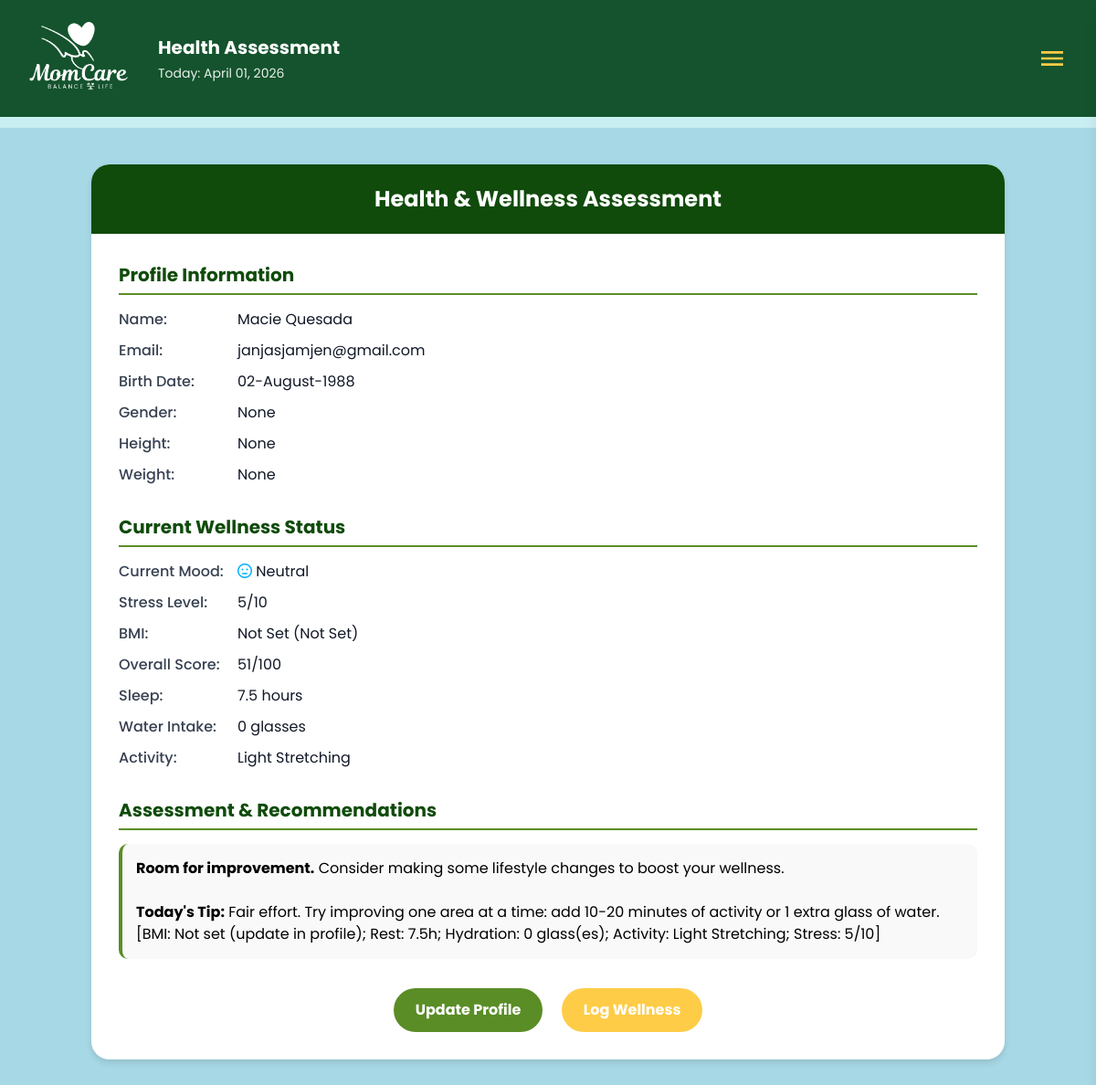
Page /assessment (signed in) on the earlier database version.
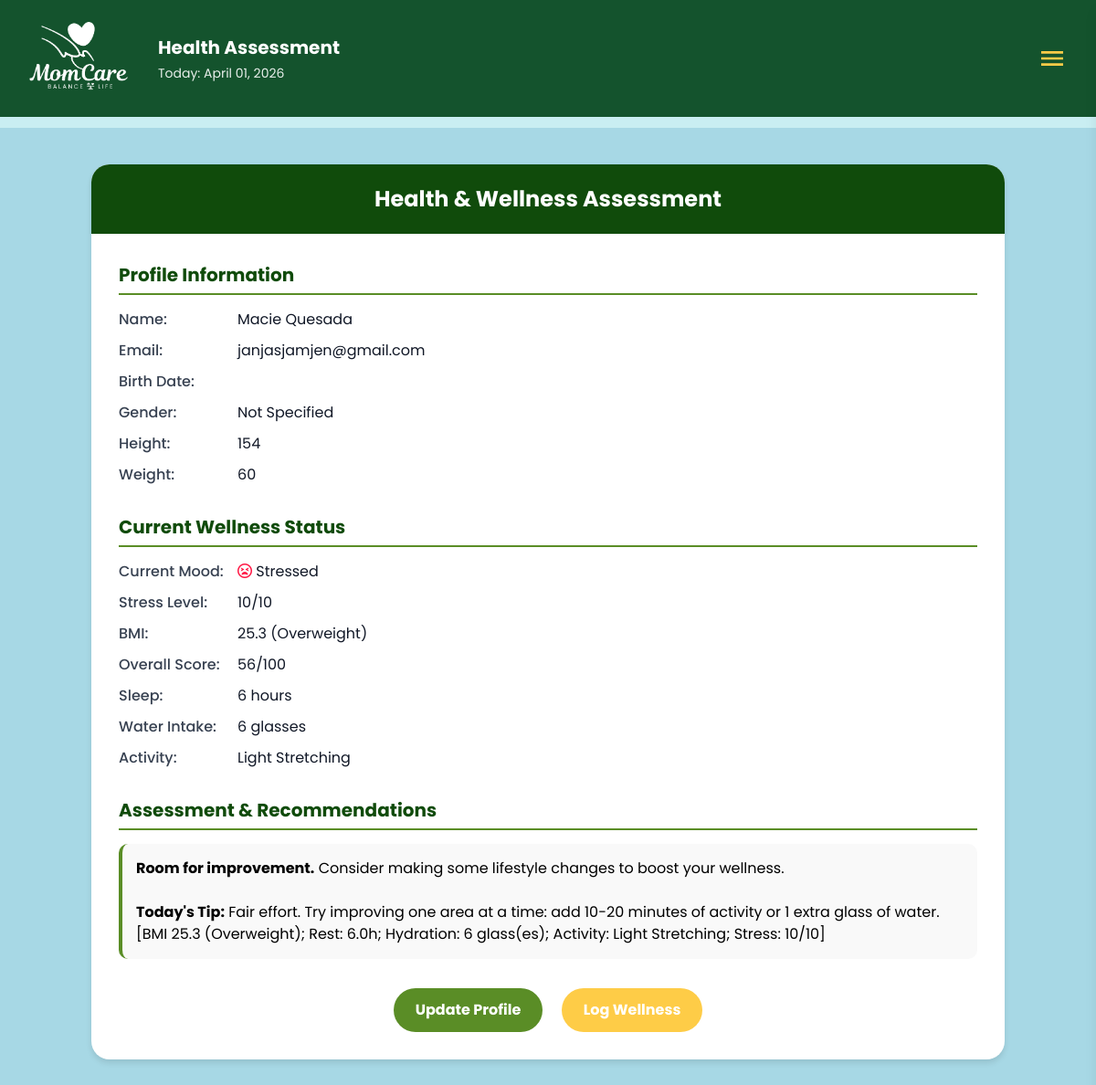
Same page on the later database version.
### tables this page shows
CREATE TABLE users (
            id INTEGER PRIMARY KEY AUTOINCREMENT,
            first TEXT NOT NULL,
            last TEXT NOT NULL,
            email TEXT NOT NULL UNIQUE,
            birthdate TEXT,
            password_hash TEXT NOT NULL,
            security_question TEXT,
            security_answer TEXT,
            gender TEXT,
            height TEXT,
            weight TEXT,
            profile_picture TEXT
        );

### app.py (the view)
@app.route('/assessment')
def assessment():
    user_email = session.get('user_email')
    if not user_email:
        flash('Please sign in to view your assessment.')
        return redirect(url_for('index'))
    conn = get_db()
    cur = conn.cursor()
    cur.execute('SELECT * FROM users WHERE email = ?', (user_email,))
    user_row = cur.fetchone()
    conn.close()
    if not user_row:
        flash('User not found.')
        return redirect(url_for('dashboard'))
    user = dict(user_row)
    user['first_name'] = user['first']
    user['last_name'] = user['last']
    user['birthdate_display'] = user['birthdate']
    user['gender'] = user.get('gender', 'Not Specified')
    user['height_display'] = user.get('height', 'Not Set')
    user['weight_display'] = user.get('weight', 'Not Set')
    mood_data = get_mood_wellness_data(user_email)
    first = session.get('user_first')
    today = datetime.now().strftime('%B %d, %Y')
    return render_template('assessment.html', user=user, mood_data=mood_data, first=first, today=today)

### app.py (called while the page is built)
def get_db() -> Connection:
    conn = sqlite3.connect(DB_PATH, timeout=30)
    conn.row_factory = sqlite3.Row
    try:
        conn.execute('PRAGMA journal_mode=WAL;')
        conn.execute('PRAGMA synchronous=NORMAL;')
        conn.execute('PRAGMA foreign_keys=ON;')
    except Exception:
        pass
    return conn

### templates/assessment.html (shortened to what this page needs)
<!DOCTYPE html>
<html lang="en">
<head>
    <script src="https://cdn.tailwindcss.com"></script>
    <link rel="stylesheet" href="https://cdnjs.cloudflare.com/ajax/libs/font-awesome/6.0.0-beta3/css/all.min.css">
</head>
<body class="bg-[#a7d8e5] font-['Poppins']">
    {% include 'navbar.html' %}
    <main class="max-w-[1300px] mx-auto p-6 md:p-10">
        <div class="assessment-container mx-auto">
            <div class="assessment-header">Health & Wellness Assessment</div>
            <div class="assessment-content">
                <div class="section">
                    <div class="section-title">Profile Information</div>
                    <div class="detail-row">
                        <label>Name:</label>
                        <div class="value">{{ user.first_name }} {{ user.last_name }}</div>
                    </div>
                    <div class="detail-row">
                        <label>Email:</label>
                        <div class="value">{{ user.email }}</div>
                    </div>
                    <div class="detail-row">
                        <label>Birth Date:</label>
                        <div class="value">{{ user.birthdate_display }}</div>
                    </div>
                    <div class="detail-row">
                        <label>Gender:</label>
                        <div class="value">{{ user.gender }}</div>
                    </div>
                    <div class="detail-row">
                        <label>Height:</label>
                        <div class="value">{{ user.height_display }}</div>
                    </div>
                    <div class="detail-row">
                        <label>Weight:</label>
                        <div class="value">{{ user.weight_display }}</div>
                    </div>
                </div>
                <div class="section">
                    <div class="section-title">Current Wellness Status</div>
                    <div class="detail-row">
                        <label>Current Mood:</label>
                        <div class="value">
                            {% if mood_data.mood == 'Happy' %}
                            <i class="far fa-smile text-[#00e676]" title="Happy"></i> Happy
                            {% elif mood_data.mood == 'Neutral' %}
                            <i class="far fa-meh text-[#00b0ff]" title="Neutral"></i> Neutral
                            {% elif mood_data.mood == 'Tired' %}
                            <i class="far fa-frown text-[#ffc400]" title="Tired"></i> Tired
                            {% elif mood_data.mood == 'Stressed' %}
                            <i class="far fa-tired text-[#ff1744]" title="Stressed"></i> Stressed
                            {% else %}
                            <i class="far fa-meh text-[#00b0ff]" title="Neutral"></i> Not Logged
                            {% endif %}
                        </div>
                    </div>
                    <div class="detail-row">
                        <label>Stress Level:</label>
                        <div class="value">{{ mood_data.stress if mood_data else '5' }}/10</div>
                    </div>
                    <div class="detail-row">
                        <label>BMI:</label>
                        <div class="value">{{ mood_data.bmi if mood_data and mood_data.bmi else 'Not Set' }} ({{ mood_data.bmi_category if mood_data and mood_data.bmi_category else 'Not Set' }})</div>
                    </div>
                    <div class="detail-row">
                        <label>Overall Score:</label>
                        <div class="value {% if mood_data and mood_data.overall_wellness_score >= 80 %}score-high{% elif mood_data and mood_data.overall_wellness_score >= 60 %}score-medium{% else %}score-low{% endif %}">
                            {{ mood_data.overall_wellness_score if mood_data and mood_data.overall_wellness_score else 'N/A' }}/100
                        </div>
                    </div>
                    <div class="detail-row">
                        <label>Sleep:</label>
                        <div class="value">{{ mood_data.sleep if mood_data else 'Not logged' }} hours</div>
                    </div>
                    <div class="detail-row">
                        <label>Water Intake:</label>
                        <div class="value">{{ mood_data.water if mood_data else 'Not logged' }} glasses</div>
                    </div>
                    <div class="detail-row">
                        <label>Activity:</label>
                        <div class="value">{{ mood_data.activity if mood_data and mood_data.activity else 'Not logged' }}</div>
                    </div>
                </div>
                <div class="section">
                    <div class="section-title">Assessment & Recommendations</div>
                    <div class="assessment-text">
                        {% if mood_data and mood_data.overall_wellness_score %}
                            {% if mood_data.overall_wellness_score >= 80 %}
                                <strong>Excellent!</strong> You're doing great with your wellness. Keep up the good habits!
                            {% elif mood_data.overall_wellness_score >= 60 %}
                                <strong>Good progress!</strong> You're on the right track. Focus on areas that need improvement.
                            {% else %}
                                <strong>Room for improvement.</strong> Consider making some lifestyle changes to boost your wellness.
                            {% endif %}
                        {% else %}
                            <strong>Start tracking!</strong> Begin logging your mood and wellness metrics to get personalized insights.
                        {% endif %}
                        <br><br>
                        <strong>Today's Tip:</strong> {{ mood_data.wellness_tip if mood_data else 'Take a moment to breathe and assess your day.' }}
                    </div>
                </div>
                <div class="text-center mt-8">
                    <a href="{{ url_for('edit_profile', user_id=user['id']) }}" class="no-underline mr-4">
                        <button class="px-6 py-3 bg-[#5a8d26] text-white rounded-full hover:opacity-90 transition-opacity font-bold border-none cursor-pointer">
                            Update Profile
                        </button>
                    </a>
                    <a href="{{ url_for('mood') }}" class="no-underline">
                        <button class="px-6 py-3 bg-[#fecc47] text-white rounded-full hover:opacity-90 transition-opacity font-bold border-none cursor-pointer">
                            Log Wellness
                        </button>
                    </a>
                </div>
            </div>
        </div>
    </main>
</body>
</html>

### templates/navbar.html (shortened to what this page needs)
<header class="bg-green-900 text-white">
  <div class="max-w-7xl m-auto px-6 py-6">
    <div class="flex items-center justify-between relative">
      {% if request.endpoint == 'profile' %}
      <div class="flex items-center gap-6">
        <img src="{{ url_for('static', filename='images/momcare_logo_white.png') }}" alt="MomCare"
          class="h-20 w-auto" />
        <div>
          <h1 class="text-l lg:text-xl font-bold">My Account</h1>
          <p class="mt-1 text-sm opacity-90">Today: <span id="currentDateDisplay">{{ today or ''
              }}</span></p>
        </div>
      </div>
      {% elif request.endpoint == 'assessment' %}
      <div class="flex items-center gap-6">
        <img src="{{ url_for('static', filename='images/momcare_logo_white.png') }}" alt="MomCare"
          class="h-20 w-auto" />
        <div>
          <h1 class="text-l lg:text-xl font-bold">Health Assessment</h1>
          <p class="mt-1 text-sm opacity-90">Today: <span id="currentDateDisplay">{{ today or ''
              }}</span></p>
        </div>
      </div>
      {% endif %}
      <div class="flex items-center gap-2 md:gap-4">
        <button id="menu-toggle" class="p-3 md:p-2 rounded-md focus:outline-none" aria-label="Open menu"
          aria-expanded="false" aria-controls="menu-list">
          <svg class="h-8 w-8 text-[#ffcc48]" xmlns="http://www.w3.org/2000/svg" fill="currentColor"
            viewBox="0 0 24 24">
            <path d="M3 6h18v2H3zM3 11h18v2H3zM3 16h18v2H3z" />
          </svg>
        </button>
      </div>
    </div>
  </div>
</header>
<div class="h-3 bg-[#c9eef2]"></div>

### templates/assessment.html (style rules this page uses)
.assessment-container { width: 100%; max-width: 1000px; background: white; border-radius: 20px; overflow: hidden; box-shadow: 0 4px 6px rgba(0, 0, 0, 0.1); }
.assessment-header { background: #104b0b; color: white; padding: 20px; text-align: center; font-size: 24px; font-weight: bold; }
.assessment-content { padding: 30px; }
.section { margin-bottom: 30px; }
.section-title { font-size: 20px; font-weight: bold; color: #104b0b; margin-bottom: 15px; border-bottom: 2px solid #5a8d26; padding-bottom: 5px; }
.detail-row { margin-bottom: 10px; display: flex; align-items: center; gap: 10px; }
.detail-row label { font-weight: 500; color: #374151; min-width: 120px; }
.detail-row .value { font-weight: 400; color: #111827; }
.assessment-text { background: #f9f9f9; padding: 15px; border-radius: 10px; border-left: 4px solid #5a8d26; margin-top: 15px; }
.score-low { color: #ff1744; }

Differences in the rows shown:
changed users "Macie": gender (not shown) → "Not Specified"; height_display (not shown) → "154"; weight_display (not shown) → "60"; birthdate_display "02-August-1988" → (not shown)
Other differences:
{{ mood_data.stress if mood_data else '5' }}: "5" → "10"
{{ mood_data.bmi if mood_data and mood_data.bmi else 'Not Set' }}: "Not Set" → "25.3"
{{ mood_data.sleep if mood_data else 'Not logged' }}: "7.5" → "6"
{{ mood_data.water if mood_data else 'Not logged' }}: "0" → "6"
{{ user.gender }}: "None" → (not shown)
{{ user.height_display }}: "None" → (not shown)
{{ user.weight_display }}: "None" → (not shown)
text no longer shown: "Not Set 51 Fair effort. Try improving one area at a time: add 10-20 minutes of activity or 1 extra glass of water. [BMI: Not set (update in profile); Rest: 7.5h; Hydration: 0 glass(es); Activity: Light Stretching; Stress: 5/10] Neutral"
text now shown: "Stressed Overweight 56 Fair effort. Try improving one area at a time: add 10-20 minutes of activity or 1 extra glass of water. [BMI 25.3 (Overweight); Rest: 6.0h; Hydration: 6 glass(es); Activity: Light Stretching; Stress: 10/10]"
